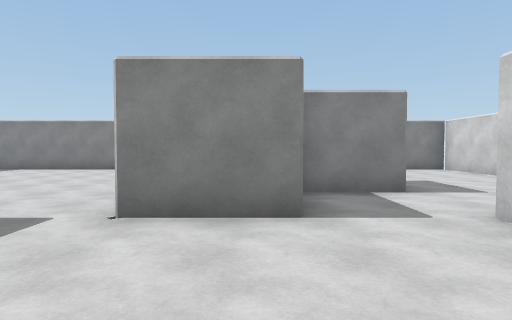
[1] (above)

17 first-person views from a walk through a Unity game level. The camera is 1.4 m above the floor, tilts 2° down and sees 75° across. The floor is counted in squares, 1.91 m on a side. Each view is taken from the middle of a square. On the plan, view 1 faces up. The plan holds only what a view shows up to about 11 squares ahead; the rest is blank. The place goes on beyond the plan. The player character is not drawn. Some animated figures are left out.

[2]
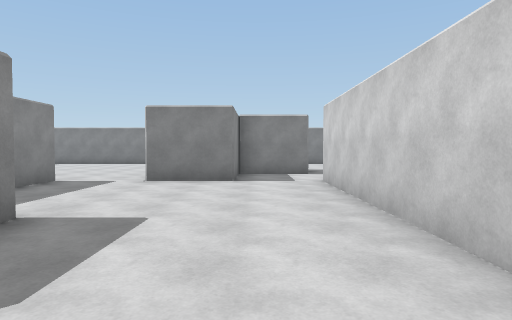

[3]
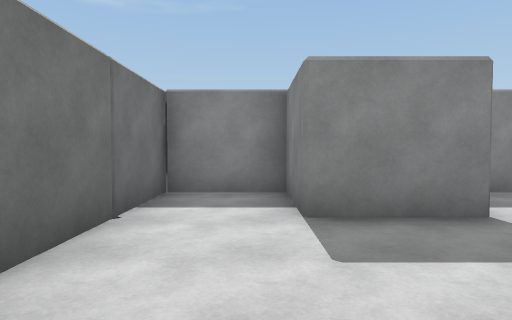

[4]
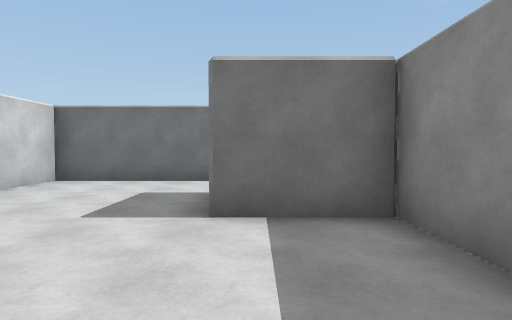

[5]
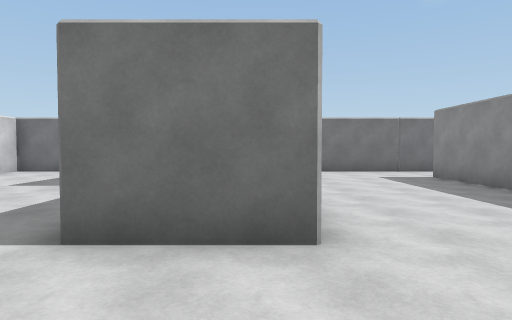

[6]
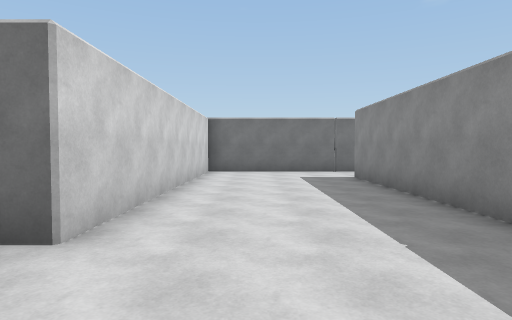

[7]
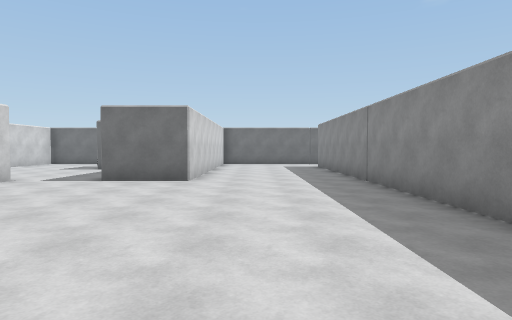

[8]
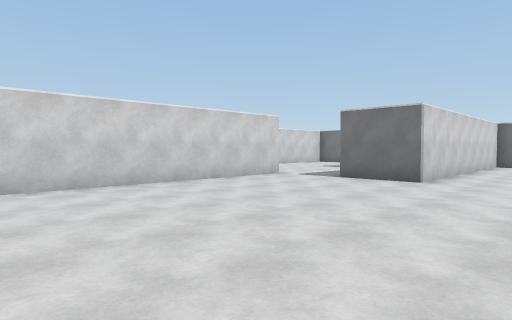

[9]
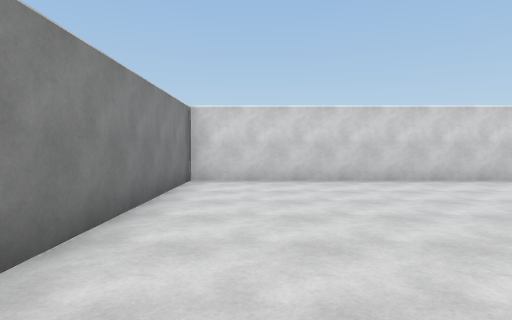

[10]
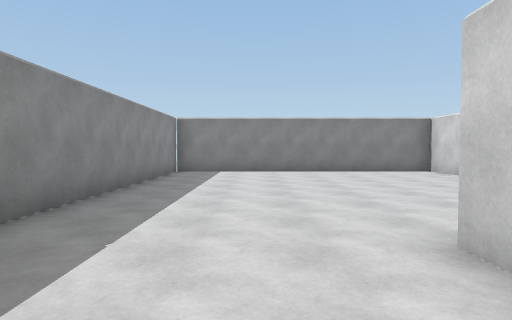

[11]
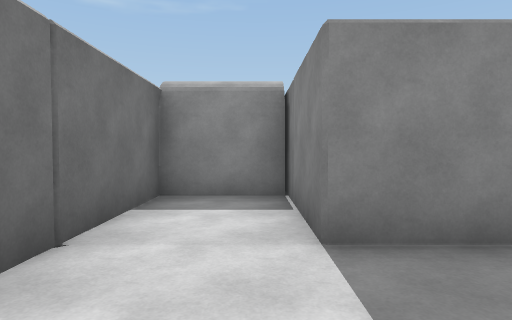

[12]
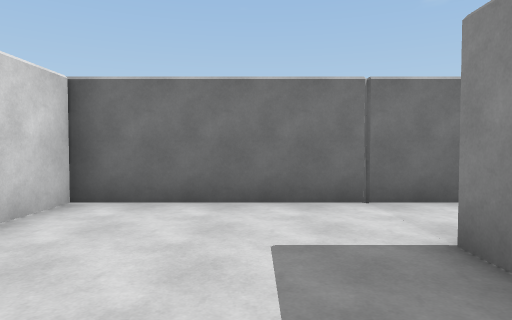

[13]
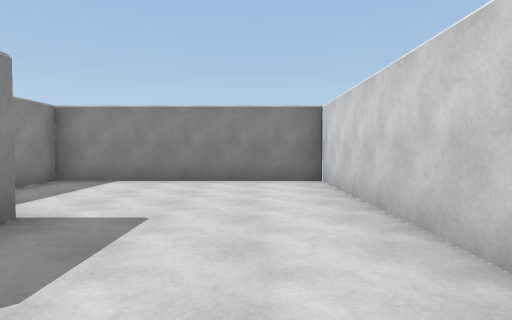

[14]
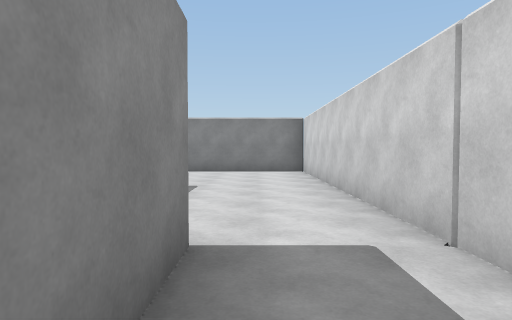

[15]
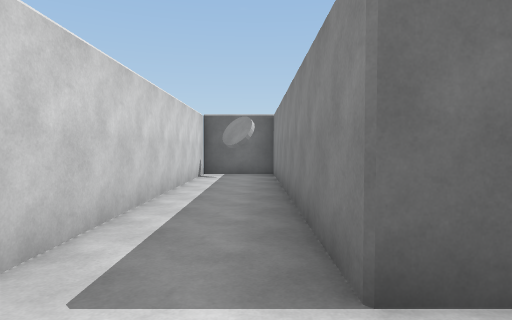

[16]
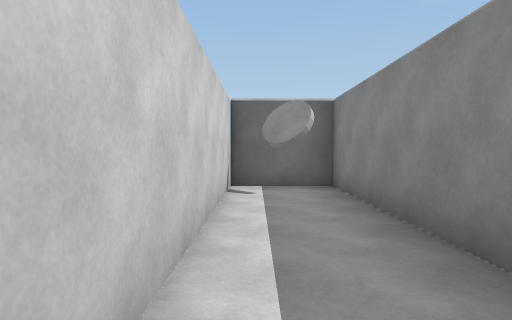

[17]
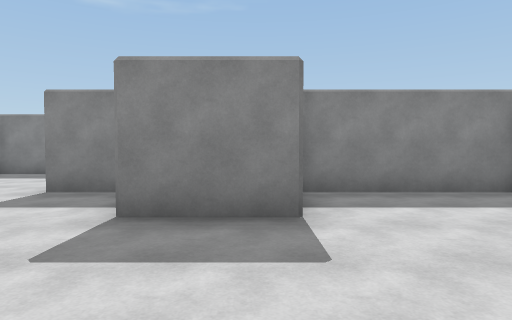

### Floor plan
Points are (right, up) in squares from view 1. A wall is a line through its corners. A room is listed if a view was taken in it or the views show most of it. See-through windows are left out.
Room 1 (views 1, 2, 3, 4)
walls: (-3.5, -2.4) (-3.5, -4.5) (2.5, -4.5) (2.5, 2.5); (0.5, 3.5) (-1.5, 3.5); (-3.5, 3.5) (-3.5, -0.6)
ways out: opening at (-2.5, 3) to room 2; opening at (1.5, 3.5) to room 3
objects: other object (-3, -2) to (-2, -1)
Room 2 (views 5, 6, 7, 8, 9, 10, 11, 12)
walls: (-1.5, 3.5) (-1.5, 11.5) (-9.5, 11.5) (-9.5, -2.5) (-11.5, -2.5); (-12.2, -4.5) (-5.5, -4.5) (-5.5, 3.5) (-3.5, 3.5)
ways out: opening at (-2.5, 3) to room 1; opening at (-10.5, -3.5)
Room 3 (views 13, 14, 15, 16, 17)
walls: (3.8, 3.5) (4.5, 3.5) (4.5, -4.5) (6.5, -4.5) (6.5, 11.5) (0.5, 11.5) (0.5, 7.7); (2.5, 2.5) (2.5, 3.5); (0.5, 4.9) (0.5, 3.5)
ways out: opening at (1.5, 3.5) to room 1
objects: other object (1, 6) to (2, 7)

Positions as (right, up) in squares from view 1, and headings:
1: (0, 0), facing up
2: (1, -4), facing up
3: (2, -3), facing left
4: (-2, 3), facing down
5: (-5, 6), facing down
6: (-7, 6), facing down
7: (-7, 11), facing down
8: (-8, 11), facing down-right
9: (-9, 10), facing right
10: (-7, 1), facing up
11: (-7, -3), facing left
12: (-8, 0), facing down
13: (5, 4), facing up
14: (5, 1), facing up
15: (5, 5), facing down
16: (6, 2), facing down
17: (6, 7), facing left
